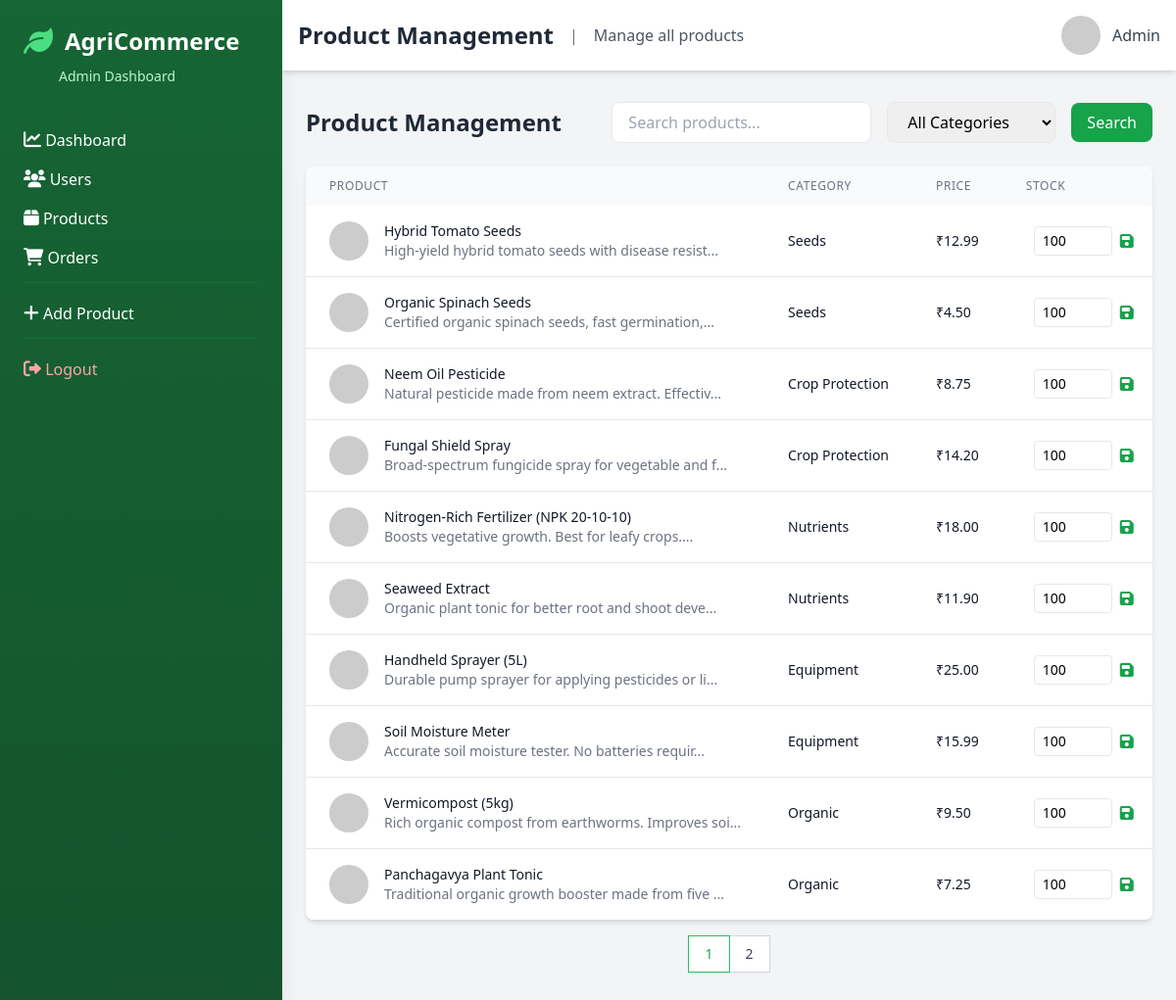
/admin/products.php (signed in), run on the app's committed database.
### tables this page shows
CREATE TABLE IF NOT EXISTS products (
    id INT AUTO_INCREMENT PRIMARY KEY,
    name VARCHAR(255) NOT NULL,
    description TEXT,
    price DECIMAL(10,2) NOT NULL,
    image VARCHAR(255),
    category VARCHAR(100),
    stock INT DEFAULT 0,
    created_at TIMESTAMP DEFAULT CURRENT_TIMESTAMP
);

### admin/products.php (the view, shortened to what this page needs)
<?php
require_once '../config/database.php';
$page = isset($_GET['page']) ? (int)$_GET['page'] : 1;
$per_page = 10;
$offset = ($page - 1) * $per_page;
$search = isset($_GET['search']) ? $_GET['search'] : '';
$category = isset($_GET['category']) ? $_GET['category'] : '';
$where_clauses = [];
$params = [];
$types = "";
$where_sql = $where_clauses ? "WHERE " . implode(" AND ", $where_clauses) : "";
$count_sql = "SELECT COUNT(*) as total FROM products " . $where_sql;
$stmt = $conn->prepare($count_sql);
$stmt->execute();
$total_products = $stmt->get_result()->fetch_assoc()['total'];
$total_pages = ceil($total_products / $per_page);
$sql = "SELECT * FROM products " . $where_sql . " ORDER BY created_at DESC LIMIT ? OFFSET ?";
$stmt = $conn->prepare($sql);
if ($params) {
    $params[] = $per_page;
    $params[] = $offset;
    $types .= "ii";
    $stmt->bind_param($types, ...$params);
} else {
    $stmt->bind_param("ii", $per_page, $offset);
}
$stmt->execute();
$products = $stmt->get_result()->fetch_all(MYSQLI_ASSOC);
?>
<!DOCTYPE html>
<html lang="en">
<head>
    <script src="https://cdn.tailwindcss.com"></script>
    <link rel="stylesheet" href="https://cdnjs.cloudflare.com/ajax/libs/font-awesome/6.0.0/css/all.min.css">
</head>
<body class="bg-gray-100">
    <div class="flex h-screen">
        <div class="w-72 bg-gradient-to-b from-green-800 to-green-900 text-white p-6 shadow-xl">
            <div class="mb-10">
                <div class="flex items-center space-x-3 mb-2">
                    <i class="fas fa-leaf text-3xl text-green-400"></i>
                    <h1 class="text-2xl font-bold">AgriCommerce</h1>
                </div>
                <p class="text-green-200 text-sm ml-9">Admin Dashboard</p>
            </div>
            <nav class="flex flex-col space-y-3">
                <a href="dashboard.php" class="sidebar-link group">
                    <i class="fas fa-chart-line text-lg group-hover:scale-110 transition-transform"></i>
                    <span>Dashboard</span>
                </a>
                <a href="users.php" class="sidebar-link group">
                    <i class="fas fa-users text-lg group-hover:scale-110 transition-transform"></i>
                    <span>Users</span>
                </a>
                <a href="products.php" class="sidebar-link active group">
                    <i class="fas fa-box text-lg group-hover:scale-110 transition-transform"></i>
                    <span>Products</span>
                </a>
                <a href="orders.php" class="sidebar-link group">
                    <i class="fas fa-shopping-cart text-lg group-hover:scale-110 transition-transform"></i>
                    <span>Orders</span>
                </a>
                <div class="pt-4 mt-4 border-t border-green-700/50">
                    <a href="add_product.php" class="sidebar-link group">
                        <i class="fas fa-plus text-lg group-hover:scale-110 transition-transform"></i>
                        <span>Add Product</span>
                    </a>
                </div>
                <div class="pt-4 mt-4 border-t border-green-700/50">
                    <a href="../auth/logout.php" class="sidebar-link group text-red-300">
                        <i class="fas fa-sign-out-alt text-lg group-hover:scale-110 transition-transform"></i>
                        <span>Logout</span>
                    </a>
                </div>
            </nav>
        </div>
        <div class="flex-1 overflow-auto">
            <div class="bg-white shadow-md p-4 sticky top-0 z-10">
                <div class="flex justify-between items-center">
                    <div class="flex items-center space-x-4">
                        <h2 class="text-2xl font-bold text-gray-800">Product Management</h2>
                        <span class="text-gray-500">|</span>
                        <span class="text-gray-600">Manage all products</span>
                    </div>
                    <div class="flex items-center space-x-6">
                        <div class="flex items-center space-x-3">
                            <img src="https://ui-avatars.com/api/?name=Admin&background=0D9488&color=fff"
                                 alt="Admin"
                                 class="w-10 h-10 rounded-full">
                            <span class="text-gray-700 font-medium">Admin</span>
                        </div>
                    </div>
                </div>
            </div>
            <div class="container mx-auto px-6 py-8">
                <div class="flex justify-between items-center mb-6">
                    <h1 class="text-2xl font-bold text-gray-800">Product Management</h1>
                    <div class="flex space-x-4">
                        <form class="flex items-center space-x-4">
                            <input type="text" name="search" placeholder="Search products..."
                                   value="<?php echo htmlspecialchars($search); ?>"
                                   class="px-4 py-2 border rounded-lg focus:outline-none focus:ring-2 focus:ring-green-500">
                            <select name="category" class="px-4 py-2 border rounded-lg focus:outline-none focus:ring-2 focus:ring-green-500">
                                <option value="">All Categories</option>
                            </select>
                            <button type="submit" class="bg-green-600 text-white px-4 py-2 rounded-lg hover:bg-green-700">
                                Search
                            </button>
                        </form>
                    </div>
                </div>
                <div class="bg-white rounded-lg shadow-md overflow-hidden">
                    <table class="min-w-full">
                        <thead class="bg-gray-50">
                            <tr>
                                <th class="px-6 py-3 text-left text-xs font-medium text-gray-500 uppercase tracking-wider">Product</th>
                                <th class="px-6 py-3 text-left text-xs font-medium text-gray-500 uppercase tracking-wider">Category</th>
                                <th class="px-6 py-3 text-left text-xs font-medium text-gray-500 uppercase tracking-wider">Price</th>
                                <th class="px-6 py-3 text-left text-xs font-medium text-gray-500 uppercase tracking-wider">Stock</th>
                            </tr>
                        </thead>
                        <tbody class="bg-white divide-y divide-gray-200">
                            <?php foreach ($products as $product): ?>
                            <tr>
                                <td class="px-6 py-4 whitespace-nowrap">
                                    <div class="flex items-center">
                                        <?php if ($product['image']): ?>
                                        <div class="flex-shrink-0 h-10 w-10">
                                            <img class="h-10 w-10 rounded-full object-cover"
                                                 src="../<?php echo htmlspecialchars($product['image']); ?>"
                                                 alt="<?php echo htmlspecialchars($product['name']); ?>">
                                        </div>
                                        <?php endif; ?>
                                        <div class="ml-4">
                                            <div class="text-sm font-medium text-gray-900"><?php echo htmlspecialchars($product['name']); ?></div>
                                            <div class="text-sm text-gray-500"><?php echo substr(htmlspecialchars($product['description']), 0, 50) . '...'; ?></div>
                                        </div>
                                    </div>
                                </td>
                                <td class="px-6 py-4 whitespace-nowrap">
                                    <div class="text-sm text-gray-900"><?php echo htmlspecialchars($product['category']); ?></div>
                                </td>
                                <td class="px-6 py-4 whitespace-nowrap">
                                    <div class="text-sm text-gray-900">₹<?php echo number_format($product['price'], 2); ?></div>
                                </td>
                                <td class="px-6 py-4 whitespace-nowrap">
                                    <form method="POST" class="flex items-center space-x-2">
                                        <input type="number" name="new_stock" value="<?php echo $product['stock']; ?>" min="0"
                                               class="w-20 text-sm border rounded px-2 py-1 focus:outline-none focus:ring-2 focus:ring-green-500">
                                        <button type="submit" class="text-green-600 hover:text-green-900">
                                            <i class="fas fa-save"></i>
                                        </button>
                                    </form>
                                </td>
                            </tr>
                            <?php endforeach; ?>
                        </tbody>
                    </table>
                </div>
                <?php if ($total_pages > 1): ?>
                <div class="mt-4 flex justify-center">
                    <nav class="relative z-0 inline-flex rounded-md shadow-sm -space-x-px" aria-label="Pagination">
                        <?php for ($i = 1; $i <= $total_pages; $i++): ?>
                        <a href="?page=<?php echo $i; ?><?php echo $search ? '&search=' . urlencode($search) : ''; ?><?php echo $category ? '&category=' . urlencode($category) : ''; ?>"
                           class="relative inline-flex items-center px-4 py-2 border border-gray-300 bg-white text-sm font-medium text-gray-700 hover:bg-gray-50
                                  <?php echo $i === $page ? 'z-10 bg-green-50 border-green-500 text-green-600' : ''; ?>">
                            <?php echo $i; ?>
                        </a>
                        <?php endfor; ?>
                    </nav>
                </div>
                <?php endif; ?>
            </div>
        </div>
    </div>
</body>
</html>

### data on the page
products: name "Hybrid Tomato Seeds", description "High-yield hybrid tomato seeds with disease resist", category "Seeds", price "12.99", new_stock "100"
products: name "Organic Spinach Seeds", description "Certified organic spinach seeds, fast germination,", category "Seeds", price "4.50", new_stock "100"
products: name "Neem Oil Pesticide", description "Natural pesticide made from neem extract. Effectiv", category "Crop Protection", price "8.75", new_stock "100"
products: name "Fungal Shield Spray", description "Broad-spectrum fungicide spray for vegetable and f", category "Crop Protection", price "14.20", new_stock "100"
products: name "Nitrogen-Rich Fertilizer (NPK 20-10-10)", description "Boosts vegetative growth. Best for leafy crops.", category "Nutrients", price "18.00", new_stock "100"
products: name "Seaweed Extract", description "Organic plant tonic for better root and shoot deve", category "Nutrients", price "11.90", new_stock "100"
products: name "Handheld Sprayer (5L)", description "Durable pump sprayer for applying pesticides or li", category "Equipment", price "25.00", new_stock "100"
products: name "Soil Moisture Meter", description "Accurate soil moisture tester. No batteries requir", category "Equipment", price "15.99", new_stock "100"
products: name "Vermicompost (5kg)", description "Rich organic compost from earthworms. Improves soi", category "Organic", price "9.50", new_stock "100"
products: name "Panchagavya Plant Tonic", description "Traditional organic growth booster made from five", category "Organic", price "7.25", new_stock "100"
